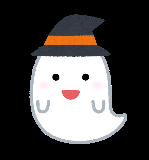
#> input picture obake_resized.png, 149 x 160 px, found by its file name
$ python test_combine.py
#> lines starting #> are read from the running program, lines starting #| are printed output that depends on the picture
import numpy as np
import cv2

IMAGE_FILE ="./obake_resized.png"
BACK_FILE ="./background.jpg"
G_FILE ="./gradation.jpg"

img = cv2.imread(IMAGE_FILE, -1)  # アルファ値を含んで読み込む
#> img is the input picture: shape (160, 149, 4); mean B, G, R, A 73.3, 74, 76.4, 94.1
background = cv2.imread(BACK_FILE)
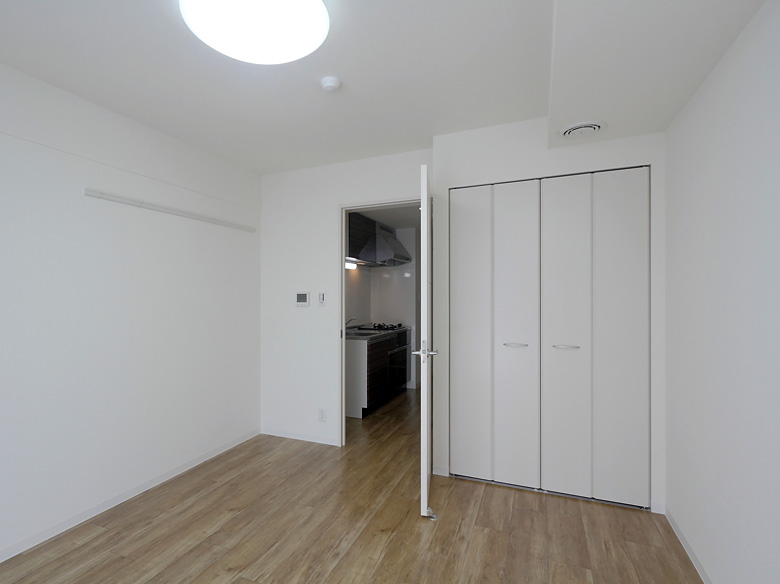
#> input picture background.jpg, 780 x 584 px, found by its file name
#> background is the input picture: shape (584, 780, 3); mean B, G, R 158.9, 161.2, 162.6
g = cv2.imread(G_FILE)
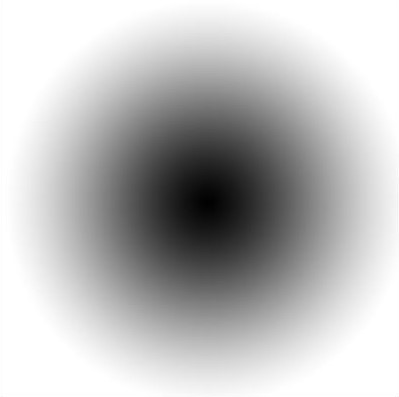
#> input picture gradation.jpg, 399 x 397 px, found by its file name
#> g is the input picture: shape (397, 399, 3); min 1, max 255, mean 189
g2 = cv2.resize(g, img.shape[1::-1])  # リサイズ
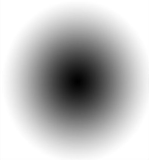
#> g2: shape (160, 149, 3); min 1, max 255, mean 188.9
g3 = cv2.cvtColor(g2, cv2.COLOR_BGR2GRAY)  # グレースケール
g3 = cv2.bitwise_not(g3)  # 反転
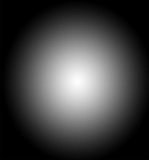
#> g3: shape (160, 149); min 0, max 254, mean 66.1

rows, cols, _ = img.shape
#> rows = 160; cols = 149

img2 = img.copy()
for i in range(rows):
    for j in range(cols):
        if(img[i][j][3] == 0):
            pass
        else:
            img2[i][j][3] = g3[i][j]

cv2.imwrite("img2.png", img2)

"""
[
    [[R,G,B,A],...,[R,G,B,A]],
    [[R,G,B,A],...,[R,G,B,A]],
    ...
    [[R,G,B,A],...,[R,G,B,A]],
    [[R,G,B,A],...,[R,G,B,A]]
]
"""

"""
rows, cols, _ = img.shape
w, h, _ = background.shape

# Make a mask
gray = cv2.cvtColor(img, cv2.COLOR_BGR2GRAY)
_, mask = cv2.threshold(gray, 10, 255, cv2.THRESH_BINARY)
mask_inv = cv2.bitwise_not(mask)

roi = background[0:rows, 0:cols]
background_bg = cv2.bitwise_and(roi, roi, mask=mask_inv)
img_fg = cv2.bitwise_and(img, img, mask=mask)

dst = cv2.add(background_bg, img_fg)
background[0:rows, 0:cols] = dst

cv2.imwrite("test.jpg", background)
"""
